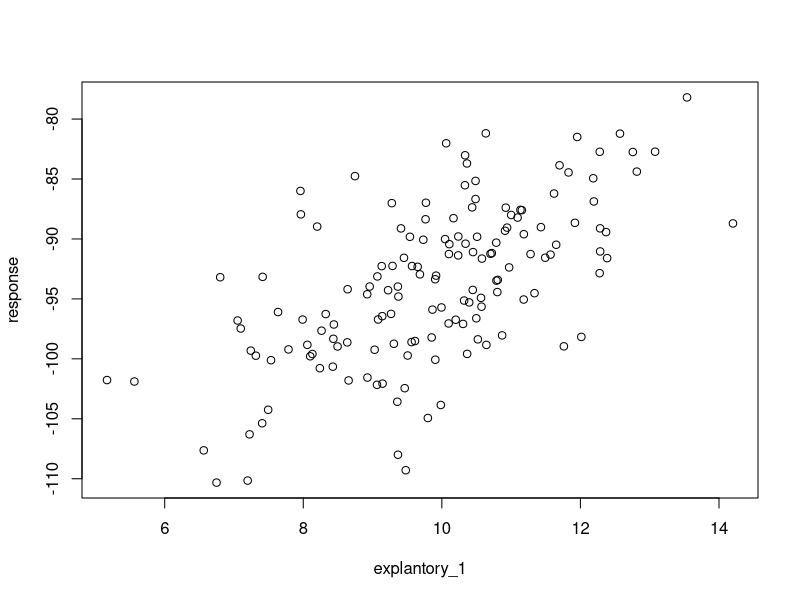
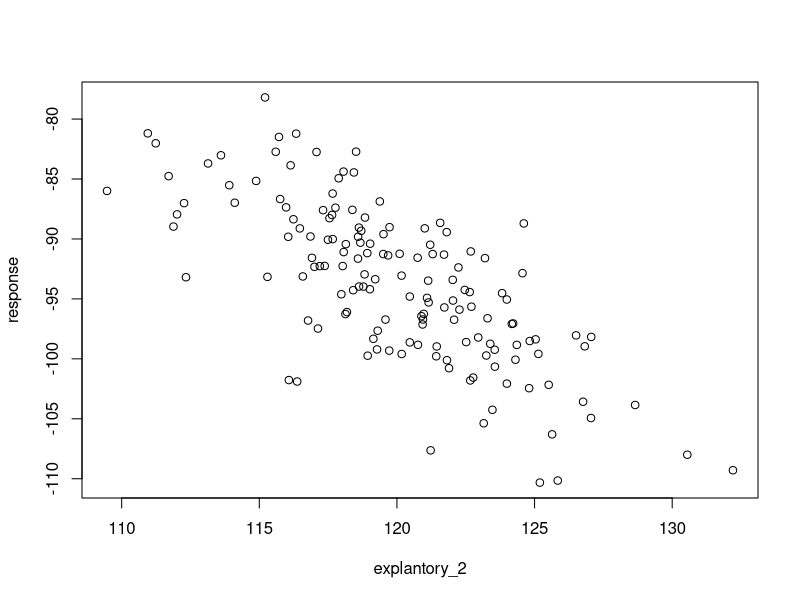
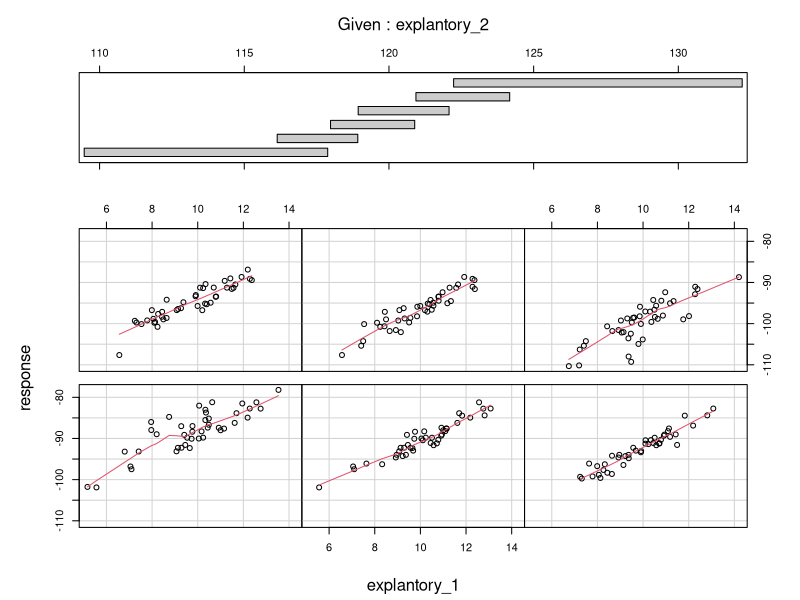

The R script that drew these images, in order:
X11()

CNT = 150

A1  =  35
A2  =  -8
B1  =   3
B2  = -14
E1  =  rnorm(CNT, mean = 0  , sd =1 )
E2  =  rnorm(CNT, mean = 0.5, sd =3 )


explantory_1 <- rnorm(CNT, mean =  10, sd = 1.5)
explantory_2 <- rnorm(CNT, mean = 120, sd = 3.8)

response =  9 * (
  
  0.1  * (A1 + B1*explantory_1 + E1 ) +
  0.01 * (A2 + B2*explantory_2 + E2 )

)

plot (response ~ explantory_1)
z <- locator(1)

plot (response ~ explantory_2)
z <- locator(1)

coplot (response ~ explantory_1 | explantory_2, panel = panel.smooth)
z <- locator(1)
